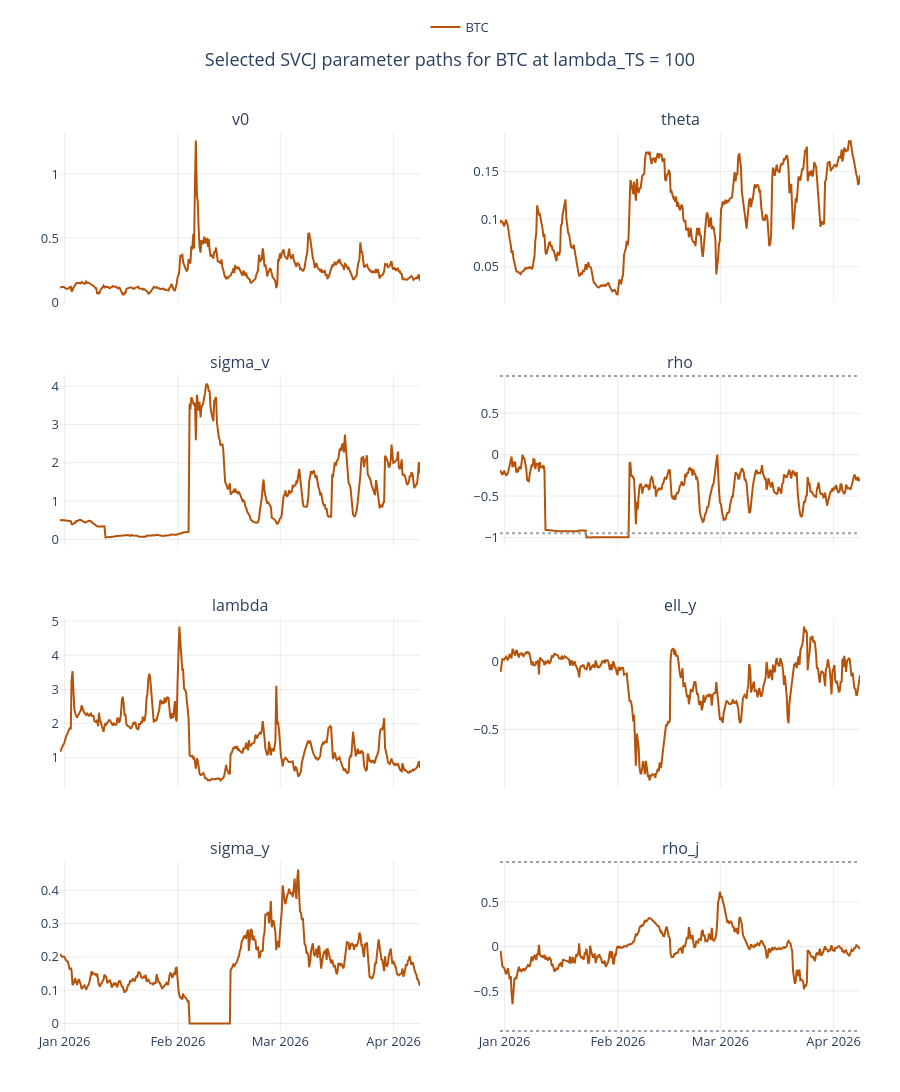

The code cell stored with this chart in its notebook:
### Code cell
def plot_parameter_paths(
    svcj_params: pd.DataFrame,
    currency: str,
    stem: str,
    title: str,
    params: list[str] | None = None,
) -> go.Figure:
    params = params or ["v0", "theta", "sigma_v", "rho", "lam", "ell_y", "sigma_y", "rho_j"]
    labels = {
        "v0": "v0",
        "theta": "theta",
        "sigma_v": "sigma_v",
        "rho": "rho",
        "lam": "lambda",
        "ell_y": "ell_y",
        "sigma_y": "sigma_y",
        "rho_j": "rho_j",
    }

    frame = svcj_params.query("currency == @currency").sort_values("timestamp").copy()
    n_rows = math.ceil(len(params) / 2)
    fig = make_subplots(
        rows=n_rows,
        cols=2,
        shared_xaxes=True,
        vertical_spacing=0.08,
        horizontal_spacing=0.10,
        subplot_titles=[labels[p] for p in params],
    )

    color = "#b45309" if currency == "BTC" else "#0f766e"

    for idx, param in enumerate(params):
        row = idx // 2 + 1
        col = idx % 2 + 1
        fig.add_trace(
            go.Scatter(
                x=frame["timestamp"],
                y=frame[param],
                mode="lines",
                name=currency,
                showlegend=(idx == 0),
                line=dict(color=color, width=2),
            ),
            row=row,
            col=col,
        )
        if param in {"rho", "rho_j"}:
            fig.add_hline(y=0.95, line_dash="dot", line_color="#9ca3af", row=row, col=col)
            fig.add_hline(y=-0.95, line_dash="dot", line_color="#9ca3af", row=row, col=col)

    style_figure(fig, height=350 * n_rows, title=title, hovermode="x unified")
    save_figure(fig, stem)
    return fig


fig_btc = plot_parameter_paths(
    svcj_params,
    currency="BTC",
    stem="svcj_parameter_paths_btc",
    title="Selected SVCJ parameter paths for BTC at lambda_TS = 100",
)
fig_btc.show()

### Figure 1 — Plotly figure (JSON) as saved in the notebook; plotly's stock layout.template omitted (floating-point values rounded to 4 significant figures; data arrays with more than 128 entries replaced by an {"elided": "..."} marker saying what was removed)
{"data": [{"line": {"color": "#b45309", "width": 2}, "mode": "lines", "name": "BTC", "showlegend": true, "type": "scatter", "x": {"elided": "388 str values"}, "xaxis": "x", "y": {"elided": "388 float values"}, "yaxis": "y"}, {"line": {"color": "#b45309", "width": 2}, "mode": "lines", "name": "BTC", "showlegend": false, "type": "scatter", "x": {"elided": "388 str values"}, "xaxis": "x2", "y": {"elided": "388 float values"}, "yaxis": "y2"}, {"line": {"color": "#b45309", "width": 2}, "mode": "lines", "name": "BTC", "showlegend": false, "type": "scatter", "x": {"elided": "388 str values"}, "xaxis": "x3", "y": {"elided": "388 float values"}, "yaxis": "y3"}, {"line": {"color": "#b45309", "width": 2}, "mode": "lines", "name": "BTC", "showlegend": false, "type": "scatter", "x": {"elided": "388 str values"}, "xaxis": "x4", "y": {"elided": "388 float values"}, "yaxis": "y4"}, {"line": {"color": "#b45309", "width": 2}, "mode": "lines", "name": "BTC", "showlegend": false, "type": "scatter", "x": {"elided": "388 str values"}, "xaxis": "x5", "y": {"elided": "388 float values"}, "yaxis": "y5"}, {"line": {"color": "#b45309", "width": 2}, "mode": "lines", "name": "BTC", "showlegend": false, "type": "scatter", "x": {"elided": "388 str values"}, "xaxis": "x6", "y": {"elided": "388 float values"}, "yaxis": "y6"}, {"line": {"color": "#b45309", "width": 2}, "mode": "lines", "name": "BTC", "showlegend": false, "type": "scatter", "x": {"elided": "388 str values"}, "xaxis": "x7", "y": {"elided": "388 float values"}, "yaxis": "y7"}, {"line": {"color": "#b45309", "width": 2}, "mode": "lines", "name": "BTC", "showlegend": false, "type": "scatter", "x": {"elided": "388 str values"}, "xaxis": "x8", "y": {"elided": "388 float values"}, "yaxis": "y8"}], "layout": {"annotations": [{"font": {"size": 16}, "showarrow": false, "text": "v0", "x": 0.225, "xanchor": "center", "xref": "paper", "y": 1, "yanchor": "bottom", "yref": "paper"}, {"font": {"size": 16}, "showarrow": false, "text": "theta", "x": 0.775, "xanchor": "center", "xref": "paper", "y": 1, "yanchor": "bottom", "yref": "paper"}, {"font": {"size": 16}, "showarrow": false, "text": "sigma_v", "x": 0.225, "xanchor": "center", "xref": "paper", "y": 0.73, "yanchor": "bottom", "yref": "paper"}, {"font": {"size": 16}, "showarrow": false, "text": "rho", "x": 0.775, "xanchor": "center", "xref": "paper", "y": 0.73, "yanchor": "bottom", "yref": "paper"}, {"font": {"size": 16}, "showarrow": false, "text": "lambda", "x": 0.225, "xanchor": "center", "xref": "paper", "y": 0.46, "yanchor": "bottom", "yref": "paper"}, {"font": {"size": 16}, "showarrow": false, "text": "ell_y", "x": 0.775, "xanchor": "center", "xref": "paper", "y": 0.46, "yanchor": "bottom", "yref": "paper"}, {"font": {"size": 16}, "showarrow": false, "text": "sigma_y", "x": 0.225, "xanchor": "center", "xref": "paper", "y": 0.19, "yanchor": "bottom", "yref": "paper"}, {"font": {"size": 16}, "showarrow": false, "text": "rho_j", "x": 0.775, "xanchor": "center", "xref": "paper", "y": 0.19, "yanchor": "bottom", "yref": "paper"}], "font": {"size": 13}, "height": 1400, "hovermode": "x unified", "legend": {"bgcolor": "rgba(255,255,255,0.85)", "orientation": "h", "x": 0.5, "xanchor": "center", "y": 1.1, "yanchor": "bottom"}, "margin": {"b": 60, "l": 60, "r": 40, "t": 80}, "paper_bgcolor": "white", "plot_bgcolor": "white", "shapes": [{"line": {"color": "#9ca3af", "dash": "dot"}, "type": "line", "x0": 0, "x1": 1, "xref": "x4 domain", "y0": 0.95, "y1": 0.95, "yref": "y4"}, {"line": {"color": "#9ca3af", "dash": "dot"}, "type": "line", "x0": 0, "x1": 1, "xref": "x4 domain", "y0": -0.95, "y1": -0.95, "yref": "y4"}, {"line": {"color": "#9ca3af", "dash": "dot"}, "type": "line", "x0": 0, "x1": 1, "xref": "x8 domain", "y0": 0.95, "y1": 0.95, "yref": "y8"}, {"line": {"color": "#9ca3af", "dash": "dot"}, "type": "line", "x0": 0, "x1": 1, "xref": "x8 domain", "y0": -0.95, "y1": -0.95, "yref": "y8"}], "title": {"text": "Selected SVCJ parameter paths for BTC at lambda_TS = 100", "x": 0.5}, "xaxis": {"anchor": "y", "domain": [0, 0.45], "gridcolor": "rgba(0,0,0,0.08)", "matches": "x7", "showgrid": true, "showticklabels": false, "zeroline": false}, "xaxis2": {"anchor": "y2", "domain": [0.55, 1], "gridcolor": "rgba(0,0,0,0.08)", "matches": "x8", "showgrid": true, "showticklabels": false, "zeroline": false}, "xaxis3": {"anchor": "y3", "domain": [0, 0.45], "gridcolor": "rgba(0,0,0,0.08)", "matches": "x7", "showgrid": true, "showticklabels": false, "zeroline": false}, "xaxis4": {"anchor": "y4", "domain": [0.55, 1], "gridcolor": "rgba(0,0,0,0.08)", "matches": "x8", "showgrid": true, "showticklabels": false, "zeroline": false}, "xaxis5": {"anchor": "y5", "domain": [0, 0.45], "gridcolor": "rgba(0,0,0,0.08)", "matches": "x7", "showgrid": true, "showticklabels": false, "zeroline": false}, "xaxis6": {"anchor": "y6", "domain": [0.55, 1], "gridcolor": "rgba(0,0,0,0.08)", "matches": "x8", "showgrid": true, "showticklabels": false, "zeroline": false}, "xaxis7": {"anchor": "y7", "domain": [0, 0.45], "gridcolor": "rgba(0,0,0,0.08)", "showgrid": true, "zeroline": false}, "xaxis8": {"anchor": "y8", "domain": [0.55, 1], "gridcolor": "rgba(0,0,0,0.08)", "showgrid": true, "zeroline": false}, "yaxis": {"anchor": "x", "domain": [0.81, 1], "gridcolor": "rgba(0,0,0,0.08)", "showgrid": true, "zeroline": false}, "yaxis2": {"anchor": "x2", "domain": [0.81, 1], "gridcolor": "rgba(0,0,0,0.08)", "showgrid": true, "zeroline": false}, "yaxis3": {"anchor": "x3", "domain": [0.54, 0.73], "gridcolor": "rgba(0,0,0,0.08)", "showgrid": true, "zeroline": false}, "yaxis4": {"anchor": "x4", "domain": [0.54, 0.73], "gridcolor": "rgba(0,0,0,0.08)", "showgrid": true, "zeroline": false}, "yaxis5": {"anchor": "x5", "domain": [0.27, 0.46], "gridcolor": "rgba(0,0,0,0.08)", "showgrid": true, "zeroline": false}, "yaxis6": {"anchor": "x6", "domain": [0.27, 0.46], "gridcolor": "rgba(0,0,0,0.08)", "showgrid": true, "zeroline": false}, "yaxis7": {"anchor": "x7", "domain": [0, 0.19], "gridcolor": "rgba(0,0,0,0.08)", "showgrid": true, "zeroline": false}, "yaxis8": {"anchor": "x8", "domain": [0, 0.19], "gridcolor": "rgba(0,0,0,0.08)", "showgrid": true, "zeroline": false}}}
